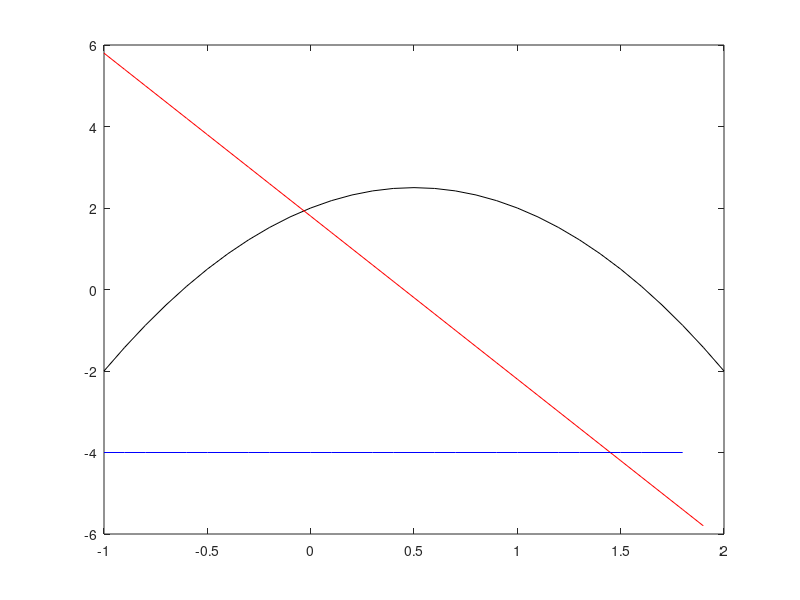

Recreate this plot in MATLAB.

t = -1:0.1:2
s = t.^2 - 3*t.^2 + 2*t +2;
plot(t,s,'k-')

v = diff(s)./diff(t);
a = diff(v)./diff(t(1:end-1));
hold on
plot(t(1:end-1),v,'r-')
plot(t(1:end-2),a,'b-')